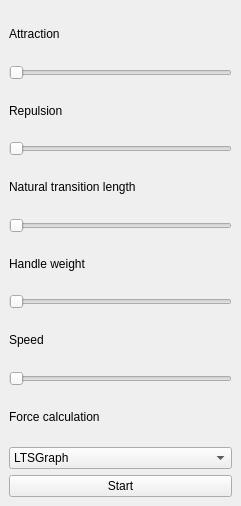
<?xml version="1.0" encoding="UTF-8"?>
<ui version="4.0">
 <class>DockWidgetLayout</class>
 <widget class="QDockWidget" name="DockWidgetLayout">
  <property name="geometry">
   <rect>
    <x>0</x>
    <y>0</y>
    <width>241</width>
    <height>506</height>
   </rect>
  </property>
  <property name="font">
   <font>
    <weight>75</weight>
    <bold>true</bold>
   </font>
  </property>
  <property name="windowTitle">
   <string>Automatic layout</string>
  </property>
  <widget class="QWidget" name="dockWidgetContents">
   <property name="font">
    <font>
     <weight>50</weight>
     <bold>false</bold>
    </font>
   </property>
   <layout class="QVBoxLayout" name="verticalLayout">
    <item>
     <widget class="QLabel" name="lblAttraction">
      <property name="text">
       <string>Attraction</string>
      </property>
     </widget>
    </item>
    <item>
     <widget class="QSlider" name="sldAttraction">
      <property name="sizePolicy">
       <sizepolicy hsizetype="Expanding" vsizetype="Fixed">
        <horstretch>0</horstretch>
        <verstretch>0</verstretch>
       </sizepolicy>
      </property>
      <property name="orientation">
       <enum>Qt::Horizontal</enum>
      </property>
     </widget>
    </item>
    <item>
     <widget class="QLabel" name="lblRepulsion">
      <property name="text">
       <string>Repulsion</string>
      </property>
     </widget>
    </item>
    <item>
     <widget class="QSlider" name="sldRepulsion">
      <property name="orientation">
       <enum>Qt::Horizontal</enum>
      </property>
     </widget>
    </item>
    <item>
     <widget class="QLabel" name="lblNatLength">
      <property name="text">
       <string>Natural transition length</string>
      </property>
     </widget>
    </item>
    <item>
     <widget class="QSlider" name="sldNatLength">
      <property name="orientation">
       <enum>Qt::Horizontal</enum>
      </property>
     </widget>
    </item>
    <item>
     <widget class="QLabel" name="lblHandleWeight">
      <property name="text">
       <string>Handle weight</string>
      </property>
     </widget>
    </item>
    <item>
     <widget class="QSlider" name="sldHandleWeight">
      <property name="orientation">
       <enum>Qt::Horizontal</enum>
      </property>
     </widget>
    </item>
    <item>
     <widget class="QLabel" name="lblSpeed">
      <property name="text">
       <string>Speed</string>
      </property>
     </widget>
    </item>
    <item>
     <widget class="QSlider" name="sldSpeed">
      <property name="orientation">
       <enum>Qt::Horizontal</enum>
      </property>
     </widget>
    </item>
    <item>
     <widget class="QLabel" name="lblForceCalculation">
      <property name="text">
       <string>Force calculation</string>
      </property>
     </widget>
    </item>
    <item>
     <widget class="QComboBox" name="cmbForceCalculation">
      <property name="currentIndex">
       <number>0</number>
      </property>
      <item>
       <property name="text">
        <string>LTSGraph</string>
       </property>
      </item>
      <item>
       <property name="text">
        <string>Linear spring forces</string>
       </property>
      </item>
     </widget>
    </item>
    <item>
     <widget class="QPushButton" name="btnStartStop">
      <property name="text">
       <string>Start</string>
      </property>
     </widget>
    </item>
   </layout>
  </widget>
 </widget>
 <resources/>
 <connections>
  <connection>
   <sender>sldAttraction</sender>
   <signal>valueChanged(int)</signal>
   <receiver>DockWidgetLayout</receiver>
   <slot>onAttractionChanged(int)</slot>
   <hints>
    <hint type="sourcelabel">
     <x>120</x>
     <y>74</y>
    </hint>
    <hint type="destinationlabel">
     <x>120</x>
     <y>216</y>
    </hint>
   </hints>
  </connection>
  <connection>
   <sender>sldHandleWeight</sender>
   <signal>valueChanged(int)</signal>
   <receiver>DockWidgetLayout</receiver>
   <slot>onHandleWeightChanged(int)</slot>
   <hints>
    <hint type="sourcelabel">
     <x>120</x>
     <y>257</y>
    </hint>
    <hint type="destinationlabel">
     <x>120</x>
     <y>216</y>
    </hint>
   </hints>
  </connection>
  <connection>
   <sender>sldNatLength</sender>
   <signal>valueChanged(int)</signal>
   <receiver>DockWidgetLayout</receiver>
   <slot>onNatLengthChanged(int)</slot>
   <hints>
    <hint type="sourcelabel">
     <x>120</x>
     <y>196</y>
    </hint>
    <hint type="destinationlabel">
     <x>120</x>
     <y>216</y>
    </hint>
   </hints>
  </connection>
  <connection>
   <sender>sldRepulsion</sender>
   <signal>valueChanged(int)</signal>
   <receiver>DockWidgetLayout</receiver>
   <slot>onRepulsionChanged(int)</slot>
   <hints>
    <hint type="sourcelabel">
     <x>120</x>
     <y>135</y>
    </hint>
    <hint type="destinationlabel">
     <x>120</x>
     <y>216</y>
    </hint>
   </hints>
  </connection>
  <connection>
   <sender>sldSpeed</sender>
   <signal>valueChanged(int)</signal>
   <receiver>DockWidgetLayout</receiver>
   <slot>onSpeedChanged(int)</slot>
   <hints>
    <hint type="sourcelabel">
     <x>120</x>
     <y>318</y>
    </hint>
    <hint type="destinationlabel">
     <x>120</x>
     <y>216</y>
    </hint>
   </hints>
  </connection>
  <connection>
   <sender>cmbForceCalculation</sender>
   <signal>currentIndexChanged(int)</signal>
   <receiver>DockWidgetLayout</receiver>
   <slot>onForceCalculationChanged(int)</slot>
   <hints>
    <hint type="sourcelabel">
     <x>120</x>
     <y>378</y>
    </hint>
    <hint type="destinationlabel">
     <x>120</x>
     <y>216</y>
    </hint>
   </hints>
  </connection>
  <connection>
   <sender>btnStartStop</sender>
   <signal>clicked()</signal>
   <receiver>DockWidgetLayout</receiver>
   <slot>onStartStop()</slot>
   <hints>
    <hint type="sourcelabel">
     <x>120</x>
     <y>483</y>
    </hint>
    <hint type="destinationlabel">
     <x>120</x>
     <y>252</y>
    </hint>
   </hints>
  </connection>
 </connections>
 <slots>
  <slot>onAttractionChanged(int)</slot>
  <slot>onRepulsionChanged(int)</slot>
  <slot>onNatLengthChanged(int)</slot>
  <slot>onHandleWeightChanged(int)</slot>
  <slot>onSpeedChanged(int)</slot>
  <slot>onForceCalculationChanged(int)</slot>
  <slot>onStartStop()</slot>
 </slots>
</ui>
